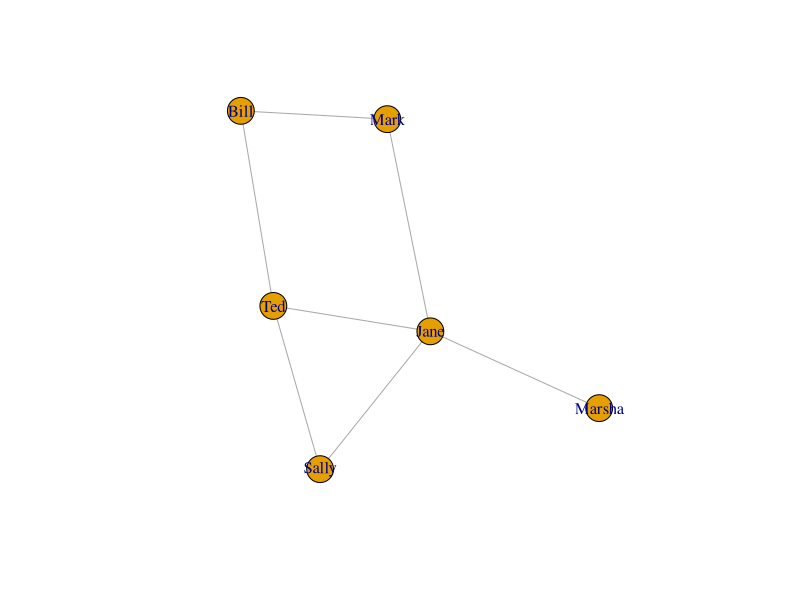
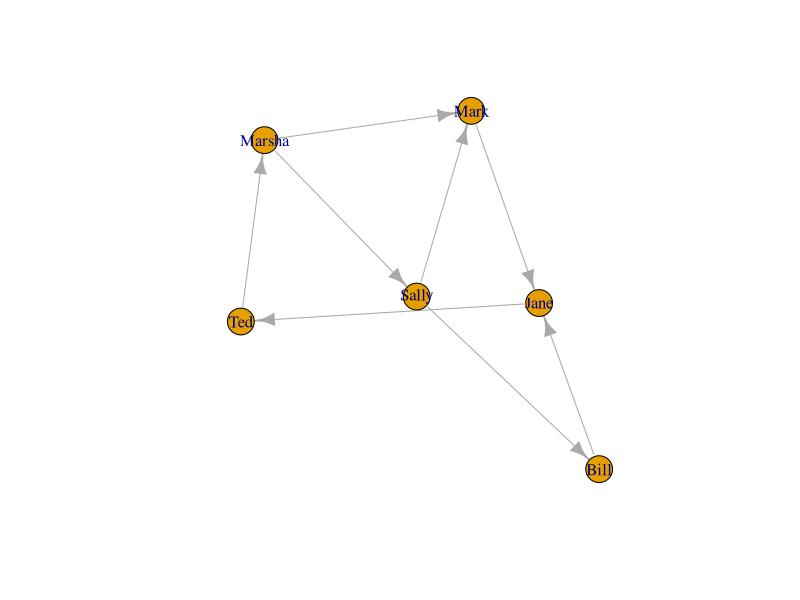
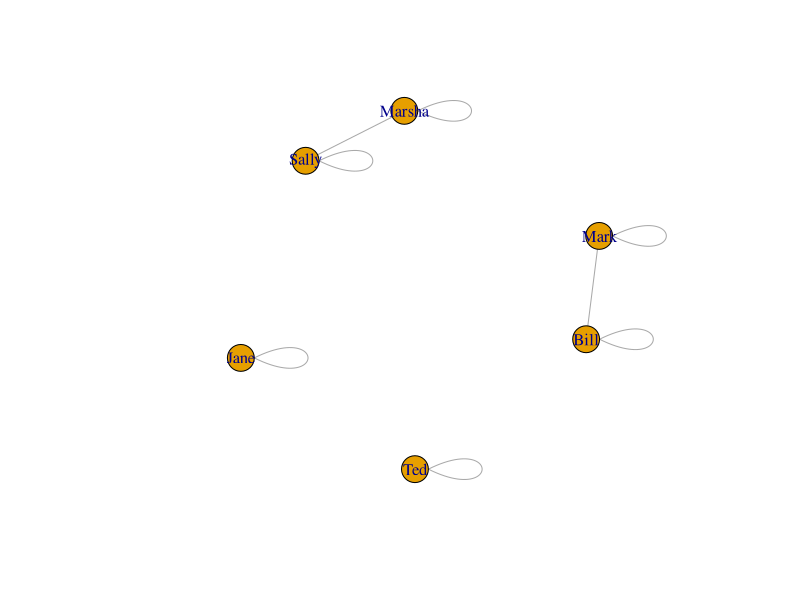
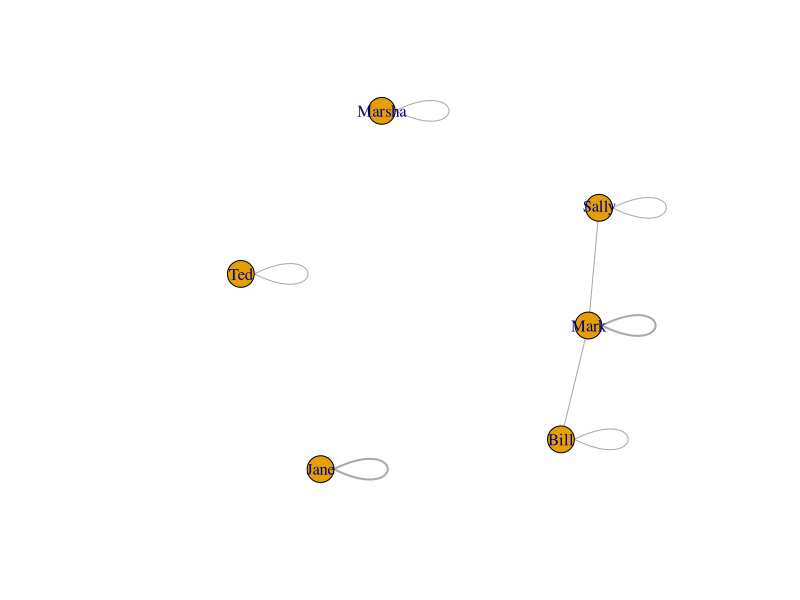
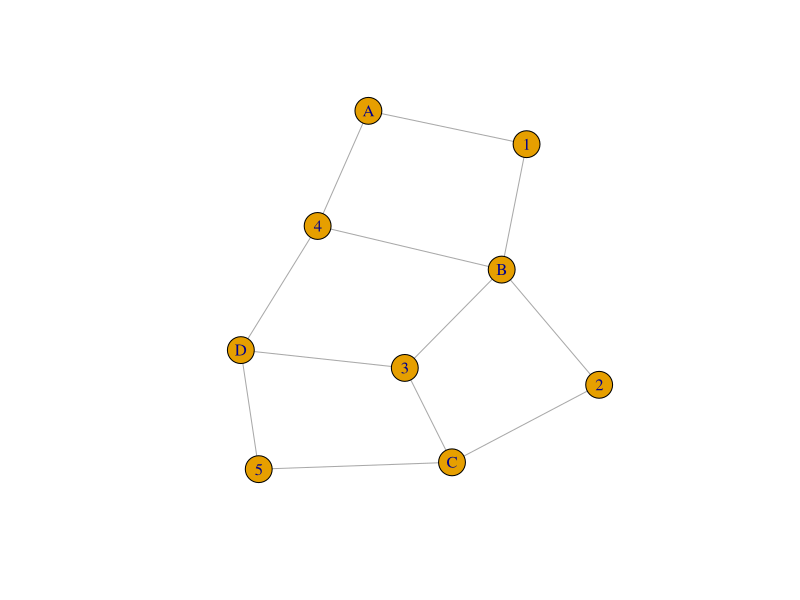
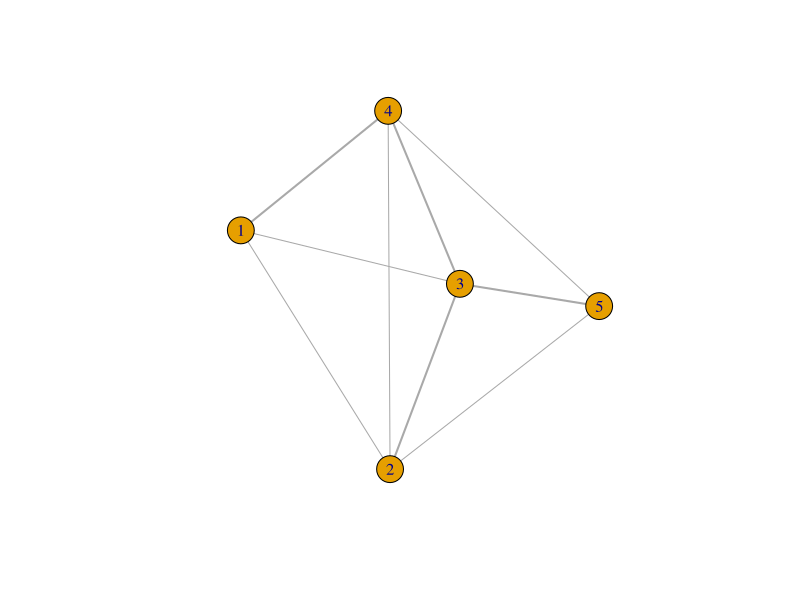
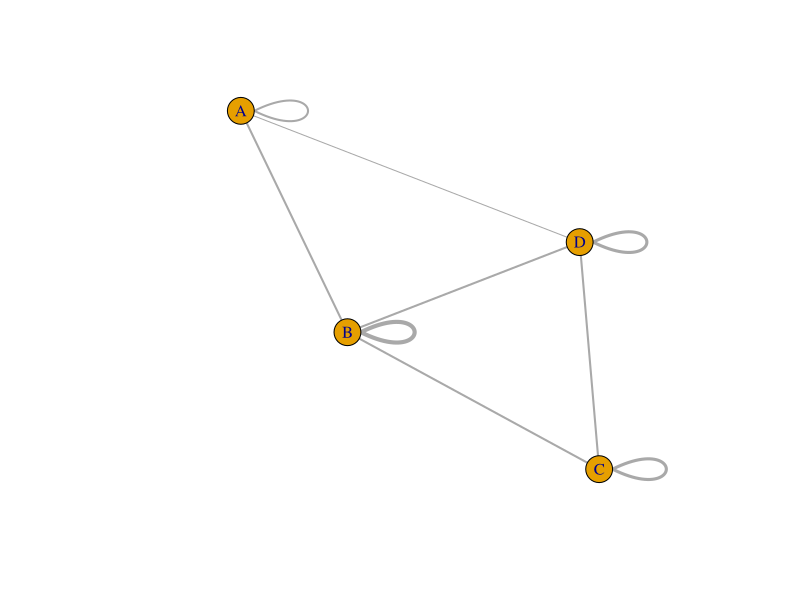

The R source for these figures, in order:
## ---- chunk 1

A = c(0,1,0,0,1,0,1,0,1,1,0,0,0,1,0,1,1,1,0,1,1,0,0,0,1,0,1,0,0,0,0,0,1,0,0,0) # Matrix 6.2 in Newman
A = matrix(A, 6,6)
colnames(A) = c("Bill", "Ted", "Jane", "Sally", "Mark", "Marsha") # I like to have names to make this easier.
rownames(A) = c("Bill", "Ted", "Jane", "Sally", "Mark", "Marsha")
A
## ---- chunk 2
library(igraph)
g = graph.adjacency(A, mode='undirected')
plot(g, show.arrows=F)
## ---- chunk 3
dirA = c(0,0,0,1,0,0,0,0,1,0,0,0,1,0,0,0,1,0,0,0,0,0,0,1,0,0,0,1,0,1,0,1,0,0,0,0) # Matrix 6.6 in Newman (directed)
dirA = matrix(dirA, 6, 6)
colnames(dirA) = c("Bill", "Ted", "Jane", "Sally", "Mark", "Marsha") # I like to have names to make this easier.
rownames(dirA) = c("Bill", "Ted", "Jane", "Sally", "Mark", "Marsha")
dirA
c = graph.adjacency(dirA)
plot(c)
## ---- chunk 4
dirA = c(0,0,0,1,0,0,0,0,1,0,0,0,1,0,0,0,1,0,0,0,0,0,0,1,0,0,0,1,0,1,0,1,0,0,0,0) # Matrix 6.6 in Newman (directed)
dirA = matrix(dirA, 6, 6)
colnames(dirA) = c("Bill", "Ted", "Jane", "Sally", "Mark", "Marsha") # I like to have names to make this easier.
rownames(dirA) = c("Bill", "Ted", "Jane", "Sally", "Mark", "Marsha")
cocitation = function(mat) { # Formula 6.8 in Newman.
  C = mat %*% t(mat)
  return(C)
}


new = cocitation(dirA)
new
g = graph.adjacency(new, weighted=T, mode="undirected")
plot(g)

## ---- chunk 5
bibCoupling = function(mat) { # Newman 6.11
  B = t(mat) %*% mat
  return(B)
}

new = bibCoupling(dirA)
new
g = graph.adjacency(new, weighted=T, mode="undirected")
plot(g, edge.width=E(g)$weight)
## ---- chunk 6
B = c(1,0,0,1,0,1,1,1,1,0,0,1,1,0,1,0,0,1,1,1)
B = matrix(B, byrow = T, 4,5)  # Matrix 6.16 in Newman
colnames(B) = c(1,2,3,4,5)
rownames(B) = c("A", "B", "C", "D")

B
g = graph.incidence(B)
plot(g)
## ---- chunk 7
B = c(1,0,0,1,0,1,1,1,1,0,0,1,1,0,1,0,0,1,1,1)
B = matrix(B, byrow = T, 4,5)  # Matrix 6.16 in Newman
colnames(B) = c(1,2,3,4,5)
rownames(B) = c("A", "B", "C", "D")

# Newman p. 126
P = t(B) %*% B # Converts the matrix into something similar to an adjacency matrix. Pij is the number of groups to which both i and j belong.
diag(P) = 0 # Set the diagonal elements to 0 to convert P into an adjacency matrix.
P
g = graph.adjacency(P, mode='undirected', weighted=T)
plot(g, edge.width=E(g)$weight)
## ---- chunk 8
B = c(1,0,0,1,0,1,1,1,1,0,0,1,1,0,1,0,0,1,1,1)
B = matrix(B, byrow = T, 4,5)  # Matrix 6.16 in Newman
colnames(B) = c(1,2,3,4,5)
rownames(B) = c("A", "B", "C", "D")

# Newman p. 126
Pp = B %*% t(B) # Project to an adjacency matrix.
Pp # The diagonals here represent the number of members of each group.
g = graph.adjacency(Pp, mode='undirected', weighted=T)
plot(g, edge.width=E(g)$weight)
## ---- chunk 9
B = c(1,0,0,1,0,1,1,1,1,0,0,1,1,0,1,0,0,1,1,1)
B = matrix(B, byrow = T, 4,5)  # Matrix 6.16 in Newman
colnames(B) = c(1,2,3,4,5)
rownames(B) = c("A", "B", "C", "D")

degree = function(mat, index) { # Newman 6.19
  return(sum(mat[index,]))
}

B
degree(B, 'B') # How many edges are connected to 'B' in the network. Also equivalent to the diagonal value in Pp.
Pp['B','B']

# Switching to a simpler matrix
A = c(0,1,0,0,1,0,1,0,1,1,0,0,0,1,0,1,1,1,0,1,1,0,0,0,1,0,1,0,0,0,0,0,1,0,0,0) # Matrix 6.2 in Newman
A = matrix(A, 6,6)
colnames(A) = c("Bill", "Ted", "Jane", "Sally", "Mark", "Marsha") # I like to have names to make this easier.
rownames(A) = c("Bill", "Ted", "Jane", "Sally", "Mark", "Marsha")

# Number of edge ends, 6.20
m2 = sum(A)
m2

# Mean Degree, 6.23
c = m2 / length(A[1,])
c
## ---- chunk 10

A = c(0,1,0,0,1,0,1,0,1,1,0,0,0,1,0,1,1,1,0,1,1,0,0,0,1,0,1,0,0,0,0,0,1,0,0,0) # Matrix 6.2 in Newman
A = matrix(A, 6,6)
colnames(A) = c("Bill", "Ted", "Jane", "Sally", "Mark", "Marsha") # I like to have names to make this easier.
rownames(A) = c("Bill", "Ted", "Jane", "Sally", "Mark", "Marsha")

# Number of edge ends, 6.20
m2 = sum(A)

# Mean Degree, 6.23
c = m2 / ncol(A)

# Density, 6.24
c / (ncol(A) - 1)
## ---- chunk 11

# In-degree, 6.25 (a) where i = 'Marsha'
kin = sum(dirA['Marsha',])
kin

# Out-degree. 6.25 (b) where j = 'Marsha'
kout = sum(dirA[,'Marsha'])
kout
## ---- chunk 12
dirA = c(0,0,0,1,0,0,0,0,1,0,0,0,1,0,0,0,1,0,0,0,0,0,0,1,0,0,0,1,0,1,0,1,0,0,0,0) # Matrix 6.6 in Newman (directed)
dirA = matrix(dirA, 6, 6)
colnames(dirA) = c("Bill", "Ted", "Jane", "Sally", "Mark", "Marsha") # I like to have names to make this easier.
rownames(dirA) = c("Bill", "Ted", "Jane", "Sally", "Mark", "Marsha")

numDirEdges = function(mat) { #6.26
   m = 0
   for(i in 1:length(mat[,1])){ # iterate over rows
    m = m + sum(dirA[i,])
   }
   return(m)
}
m = numDirEdges(dirA)
m

# Mean Degree, 6.28
c = m / length(dirA[1,])
c

## ---- chunk 13
library(expm)
A = c(0,1,0,0,1,0,1,0,1,1,0,0,0,1,0,1,1,1,0,1,1,0,0,0,1,0,1,0,0,0,0,0,1,0,0,0) # Matrix 6.2 in Newman
A = matrix(A, 6,6)
colnames(A) = c("Bill", "Ted", "Jane", "Sally", "Mark", "Marsha") # I like to have names to make this easier.
rownames(A) = c("Bill", "Ted", "Jane", "Sally", "Mark", "Marsha")

numPaths = function(A, len){ # 6.31
  N = 0
  for(i in 1:len) {
    A = A %*% A
  }
  for(i in 1:length(A[,1])) {
    for(j in 1:length(A[1,])) {
      if(A[i,j] == len){
        N = N+1
      }
    }
  }
  return(N)
}
N = numPaths(A, 2)

# Finding the number of loops, 6.32
numLoops = function(A, len){
  return(sum(diag(A %^% len)))
}
L = numLoops(A, 3)
L

# Using eigenvalues to find number of loops, 6.33
numLoops = function(A, len){
  k = eigen(A)$values
  L = sum(k^len)
  return(L)
}
L = numLoops(A, 3)
L

## ---- chunk 14
#Newman p. 139.
library(expm)
geodesic = function(A, i, j) {
  done = FALSE
  count = 1
  
  while (done == F) {
    aij = A %^% count
    if(aij[i,j] > 0) {
      return(count)
    }
    count = count + 1
  }
}
geodesic(A, 2, 5)
## ---- chunk 15
ranWalk = function(A, n1, steps) { # Newman section 6.14
  P = c()
  for(i in 1:nrow(A)){
    P[i] = degree(A,i) / sum(A)
  }
  walk = c()
  
  for(i in n1:steps){ # i is number of steps we're on now.
   
   for(j in 1:nrow(A)) { # Node we're on now.
     prob = c()
     for(k in 1:nrow(A)) { # find next node.
       prob[k] = A[j,k]/degree(A,k) * P[k-1]
       #browser()
     }
     #browser()
     walk[j] = row.names(A)[which.max(prob)]
   }
  }
  
  return(walk)
}

walk = ranWalk(A, 2, 4)
walk
## ---- chunk 16
A = c(0,1,0,0,1,0,1,0,1,1,0,0,0,1,0,1,1,1,0,1,1,0,0,0,1,0,1,0,0,0,0,0,1,0,0,0) # Matrix 6.2 in Newman
A = matrix(A, 6,6)
colnames(A) = c("Bill", "Ted", "Jane", "Sally", "Mark", "Marsha") # I like to have names to make this easier.
rownames(A) = c("Bill", "Ted", "Jane", "Sally", "Mark", "Marsha")

degreeCent = function(A) { # Section 7.2
  cents = c()
  for(i in 1:nrow(A)){
    cents[i] = degree(A, i)
    names(cents)[i] = row.names(A)[i]
  }
  return(cents)
}

D = degreeCent(A)
D
## ---- chunk 17
A = c(0,1,0,0,1,0,1,0,1,1,0,0,0,1,0,1,1,1,0,1,1,0,0,0,1,0,1,0,0,0,0,0,1,0,0,0) # Matrix 6.2 in Newman
A = matrix(A, 6,6)
colnames(A) = c("Bill", "Ted", "Jane", "Sally", "Mark", "Marsha") # I like to have names to make this easier.
rownames(A) = c("Bill", "Ted", "Jane", "Sally", "Mark", "Marsha")

eigenCent = function(A, iter) { # Equation 7.6 in Newman 
  x = rep(1, nrow(A))
  for(i in 1:iter) {
    x = A %*% x
  }
  return(x/max(x))
}

E = eigenCent(A, 200)
E
## ---- chunk 18
dirA = c(0,0,0,1,0,0,0,0,1,0,0,0,1,0,0,0,1,0,0,0,0,0,0,1,0,0,0,1,0,1,0,1,0,0,0,0) # Matrix 6.6 in Newman (directed)
dirA = matrix(dirA, 6, 6)
colnames(dirA) = c("Bill", "Ted", "Jane", "Sally", "Mark", "Marsha") # I like to have names to make this easier.
rownames(dirA) = c("Bill", "Ted", "Jane", "Sally", "Mark", "Marsha")

katz = function(A, k=0) { # 7.12 (7.9) in Newman
  if(k == 0){
    k = max(as.numeric(eigen(A)$values))  # Directed graphs give complex number values.
  }
  alpha = 1/k - .05 # Slightly less than 1/max eigenvalue
  B = rep(1, nrow(A))
  x = rep(0, nrow(A)) #start with initial bad estimate of centrality
  for(i in 1:ncol(A)) {
    x = alpha*(A %*% x) + B
  }
  return(x)
}

x = katz(dirA)
x
## ---- chunk 19
dirA = c(0,0,0,1,0,0,0,0,1,0,0,0,1,0,0,0,1,0,0,0,0,0,0,1,0,0,0,1,0,1,0,1,0,0,0,0) # Matrix 6.6 in Newman (directed)
dirA = matrix(dirA, 6, 6)
colnames(dirA) = c("Bill", "Ted", "Jane", "Sally", "Mark", "Marsha") # I like to have names to make this easier.
rownames(dirA) = c("Bill", "Ted", "Jane", "Sally", "Mark", "Marsha")

pageRank = function(A) { # Eq. 7.17 in Newman
  D = diag(degreeCent(A))
  alpha = 1/(max(as.numeric(eigen(A)$values)) - .05)
  B = rep(1, nrow(A))
  x = D%*%solve(D-(alpha * A))%*%B
  row.names(x) = row.names(A)
  return(x)
}

x = pageRank(dirA)
x
## ---- chunk 20
dirA = c(0,0,0,1,0,0,0,0,1,0,0,0,1,0,0,0,1,0,0,0,0,0,0,1,0,0,0,1,0,1,0,1,0,0,0,0) # Matrix 6.6 in Newman (directed)
dirA = matrix(dirA, 6, 6)
colnames(dirA) = c("Bill", "Ted", "Jane", "Sally", "Mark", "Marsha") # I like to have names to make this easier.
rownames(dirA) = c("Bill", "Ted", "Jane", "Sally", "Mark", "Marsha")

hits = function(A) { # Based on the text of Newman 180-181 and ~7.24.
  # x = rep(1, ncol(A))
  # names(x) = colnames(A)
  # y = rep(1, ncol(A))
  # names(y) = colnames(A)
  # x = eigen(A %*% t(A))$vectors[,1] * x
  # y = t(A) %*% x
  # d = cbind(x, y)
  # colnames(d) = c("x", "y")
  x = eigenCent(A %*% t(A), 50)
  y = eigenCent(t(A) %*% A, 50)
  d = cbind(x,y)
  return(d)
}

hits(dirA)
## ---- chunk 21

closeness = function(A) { # 7.29
  C = c()
  n = nrow(A)
  for(i in 1:nrow(A)) {
    dist = 0
    for(j in 1:ncol(A)) {
      dist = dist + geodesic(A,i,j)
    }
    C[i] = n / dist
  }
  names(C) = row.names(A)
  return(C)
}

closeness(A)
## ---- chunk 22

betweenness = function(A) {
  geos = A
  bet = c()
  for(i in 1:nrow(A)){
    for(j in 1:ncol(A)) {
      geos[i,j] = geodesic(A,i,j)
    }
    bet[i] = length(which(geos[i,] != 0)) / ncol(A)
  }
  return(bet)
}

# This is incorrect, but I'm moving on.  Looking at the algorithms I can find online, this is very complex to implement.
betweenness(A)
## ---- chunk 23
cluster = function(A){  # 7.39
  library(expm)
  top = 0
  bottom = numPaths(A, 2)
  for(i in 1:nrow(A)){
    for(j in 1:ncol(A)){
      for(k in 1:ncol(A)){
        if(i !=j && j != k && i != k){
          if(A[i,k] > 0 && A[j,k] > 0 && A[i,j] > 0){
            top = top + 1
          }
        }
      }
    }
  }
  C = top / bottom
  return(C)
}
cluster(A)
## ---- chunk 24

localCluster = function(A, i){  #7.42
  neighbors = which(A[i,] > 0)
  top = 0
  for(j in 1:length(neighbors)) {
    if(j < length(neighbors)){
      if(A[neighbors[j],neighbors[j+1]] > 0) {
        top = top + 1
      }
    }
  }
  k = degree(A,i)
  C = top/((1/2*k)*(k-1))
  return(C)
}

localCluster(A, 2)
## ---- chunk 25

# Using local clustering to get centralities of vertices.
LC = c()
for(i in 1:nrow(A)){
  LC[i] = localCluster(A, i)
  if(is.nan(LC[i])) {
    LC[i] = 0
  }
}
names(LC) = row.names(A)
LC
## ---- chunk 26
netCos = function(A, i,j){ # Using 7.48 because it accounts for weighted networks.
  library(expm)
  mat = A %^% 2
  top = A[i,] %*% A[j,]
  bottom = sqrt(mat[i,]) %*% sqrt(mat[j,])
  dist = top / bottom
  return(dist)
}

netCos(A, 1,4)

## ---- chunk 27

pearson = function(A,i,j) { # 7.52
  n = nrow(A)
  cov = (A[i,] - (n^1 * A[i,])) %*% (A[j,] - (n^1 * A[j,]))
  bottom = sqrt((A[i,] - (n^1 * A[i,]))^2) %*% sqrt((A[j,] - (n^1 * A[j,]))^2)
  r = cov / bottom
  return(r)
}

pearson(A, 1, 3)
## ---- chunk 28
regEq = function(A, i=0, j=0) { # 7.63
  k = max(as.numeric(eigen(A)$values))  # Directed graphs give complex number values.
  alpha = 1/k - .05 # Slightly less than 1/max eigenvalue
  I = diag(1, nrow(A), ncol(A))
  sim = matrix(0, nrow(A), ncol(A))
  for(i in 1:200){
    sim = (alpha * A) %*% (sim %*% A) + I
  }
  # D = diag(degreeCent(A))
  # print(D)
  # sim = (D - (alpha * A))^-1 %*% D
  if(i != 0 && j != 0){
    return(sim[i,j])
  }
  return(sim)
}

regEq(A)
## ---- chunk 29
A = c(0,1,0,0,1,0,1,0,1,1,0,0,0,1,0,1,1,1,0,1,1,0,0,0,1,0,1,0,0,0,0,0,1,0,0,0) # Matrix 6.2 in Newman
A = matrix(A, 6,6)
colnames(A) = c("Bill", "Ted", "Jane", "Sally", "Mark", "Marsha") # I like to have names to make this easier.
rownames(A) = c("Bill", "Ted", "Jane", "Sally", "Mark", "Marsha")
classes = c(1,2,1,1,2,2)
I = diag(1, nrow(A), ncol(A))

mod = function(A, classes, matrix = F) { # 7.69
  m2 = sum(A)
  mod = 0
  mat = A
  for(i in 1:nrow(A)) {
    for(j in 1:nrow(A)) {
      mat[i,j] = (A[i,j] - (degree(A,i) * degree(A,j) / m2)) 
      mod = mod + (mat[i,j] * I[classes[i],classes[j]])
    }
  }
  if(matrix == T) {
    return(mat)
  }
  mod = 1/m2 * mod
  return(mod)
}

mod(A, classes) # Gives exactly the same value as igraph's modularity function.
B = mod(A, classes, T) # Also the exact same matrix as igraph's modularity function.
B
## ---- chunk 30
A = c(0,1,0,0,1,0,1,0,1,1,0,0,0,1,0,1,1,1,0,1,1,0,0,0,1,0,1,0,0,0,0,0,1,0,0,0) # Matrix 6.2 in Newman
A = matrix(A, 6,6)
colnames(A) = c("Bill", "Ted", "Jane", "Sally", "Mark", "Marsha") # I like to have names to make this easier.
rownames(A) = c("Bill", "Ted", "Jane", "Sally", "Mark", "Marsha")
ages = c(15,20,17,18,22,21)
I = diag(1, nrow(A), ncol(A))

cov = function(A, scalar) { # 7.78
  m2 = sum(A)
  cov = 0
  for(i in 1:nrow(A)) {
    for(j in 1:nrow(A)) {
      cov = cov + ((A[i,j] - (degree(A,i) * degree(A,j) / m2))) * (scalar[i] * scalar[j])
    }
  }
  cov = 1/m2 * cov
  return(cov)
}

cov(A, ages)
## ---- chunk 31

assortDegree = function(A) { # 7.81
  m2 = sum(A)
  assort = 0
  for(i in 1:nrow(A)) {
    for(j in 1:nrow(A)) {
      assort = assort + (A[i,j]  - (degree(A,i) * degree(A,j) / m2)) * (degree(A,i) * degree(A,j))
    }
  }
  assort = 1/m2 * assort
  return(assort)
}

assortDegree(A)
